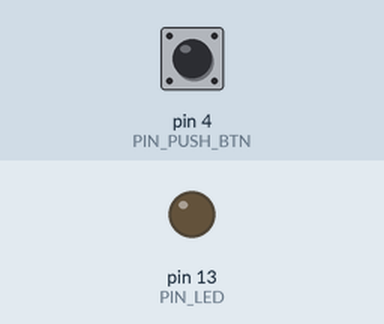
Bench run of a sketch on a simulated Arduino Uno, built with avr-gcc and run on an emulated ATmega328P. On the bench: output pins drawn as LEDs (lit = HIGH). The test bench sets the inputs (shaded band); at power-on: pin 4 (PIN_PUSH_BTN) HIGH.

Above: at 1.2 s.
1.3 s: pin 4 (PIN_PUSH_BTN) pulled LOW for 0.15 s
At 1.37 s:
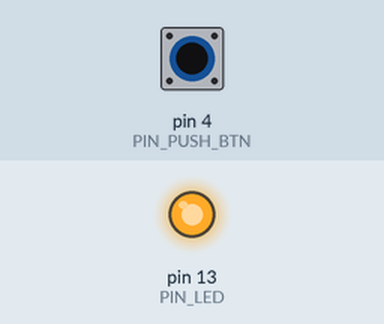
2.9 s: pin 4 (PIN_PUSH_BTN) pulled LOW for 3.2 s
At 6.5 s:
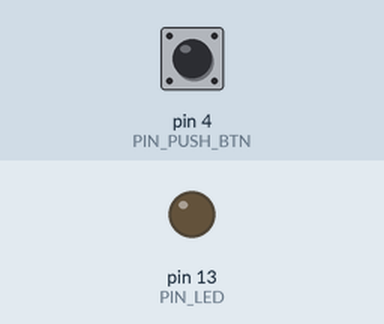
Timing chart, 0 to 8.0 s (numbered marks = the images above; inputs shaded):
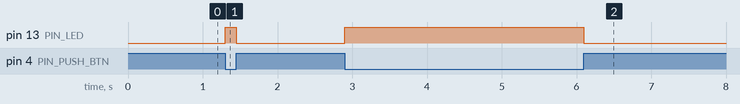

Measured:
- after the input at 1.3 s, pin 13 (PIN_LED): LOW → HIGH at once, → LOW 0.15 s later
- after the input at 2.9 s, pin 13 (PIN_LED): LOW → HIGH at once, → LOW 3.2 s later

The sketch:

submission.ino
```cpp
#define PIN_PUSH_BTN 4
#define PIN_LED 13

void setup() {
  pinMode(PIN_PUSH_BTN, INPUT_PULLUP);
  pinMode(PIN_LED, OUTPUT);
}

bool isPushBtnPushed;
void loop() {
  isPushBtnPushed = !digitalRead(PIN_PUSH_BTN);
  if (isPushBtnPushed) {
    digitalWrite(PIN_LED, HIGH);
  } else {
    digitalWrite(PIN_LED, LOW);
  }
}
```
